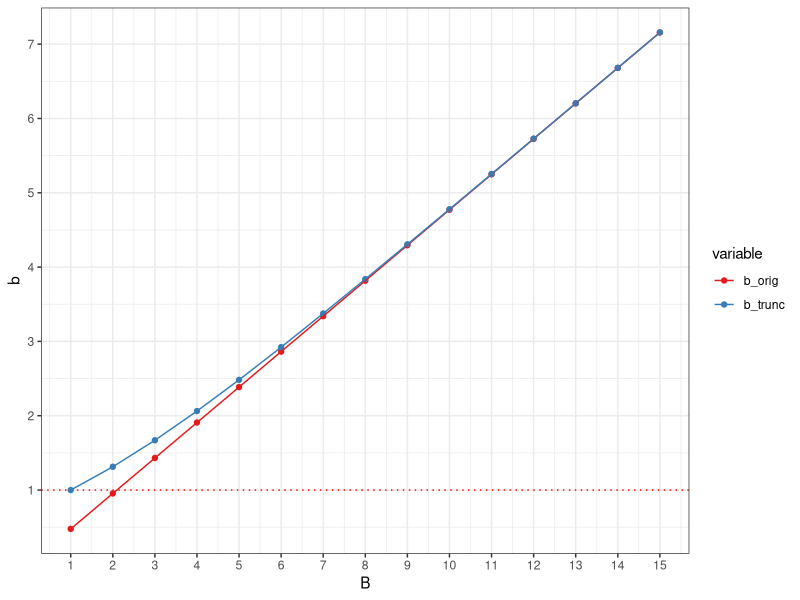

This figure's R source:
library(data.table)
library(ggplot2)

B <- 2
RR <- 0.481
RI <- 0.008

est_b <- function(B, RR, RI, m = 1e3) {

  n <- B
  p <- RR * (1 - RI)

  x <- rbinom(n = m, size = n, prob = p)

  return(data.frame(
    mean_the = n * p,
    mean_emp = mean(x),
    mean_trunc_the = n * p / (1 - (1 - p) ^ n),
    mean_trunc_emp = mean(x[x > 0])
  ))

}

est_b(B = 2, RR = RR, RI = RI, m = 1e6)


dat <- data.table(
  B = 1:15,
  RR = RR,
  RI = RI
)

dat[, n := B]
dat[, p := RR * (1 - RI)]

dat[, b_orig := n * p]
dat[, b_trunc := n * p / (1 - (1 - p) ^ n)]

dat_melt <- melt.data.table(
  data = dat,
  id.vars = "B",
  measure.vars = c("b_orig", "b_trunc"),
  value.name = "b"
)

ggplot(data = dat_melt,
       mapping = aes(x = B, y = b, colour = variable, group = variable)) +
  geom_hline(yintercept = 1, colour = "red", linetype  = "dotted") +
  geom_point() +
  geom_line() +
  scale_x_continuous(breaks = dat$B) +
  scale_y_continuous(breaks = dat$B) +
  scale_color_brewer(palette = "Set1") +
  theme_bw()
